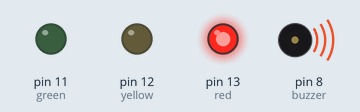
This sketch was run on a simulated Arduino Uno, built with avr-gcc and run on an emulated ATmega328P. On the bench: output pins drawn as LEDs (lit = HIGH), buzzer (waves = sounding).

Above: at 1.5 s.
At 3.5 s:
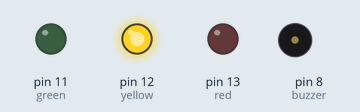
At 5.5 s:
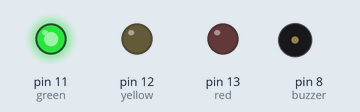
Timing chart, 0 to 9.1 s (numbered marks = the images above):
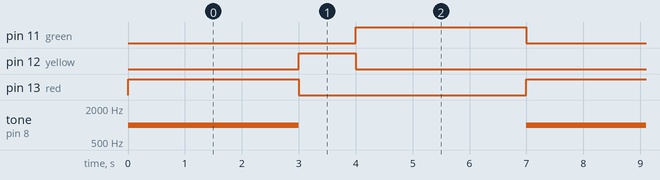

Measured:
- by itself, pin 11 (green), pin 13 (red): alternates HIGH for 3.0 s and LOW for 4.0 s
- by itself, pin 12 (yellow): alternates HIGH for 1.0 s and LOW for 6.0 s
- by itself, tone on pin 8 (buzzer): alternates 1000 Hz for 3.0 s and silent for 4.0 s

The sketch:

code.ino
```cpp
// Day 3 - Smart Traffic with Buzzer Alert
int red = 13;
int yellow = 12;
int green = 11;
int buzzer = 8;

void setup() {
  pinMode(red, OUTPUT);
  pinMode(yellow, OUTPUT);
  pinMode(green, OUTPUT);
  pinMode(buzzer, OUTPUT);
}

void loop() {
  digitalWrite(red, HIGH);
  tone(buzzer, 1000);
  delay(3000);
  noTone(buzzer);
  digitalWrite(red, LOW);

  digitalWrite(yellow, HIGH);
  delay(1000);
  digitalWrite(yellow, LOW);

  digitalWrite(green, HIGH);
  delay(3000);
  digitalWrite(green, LOW);
}
```
